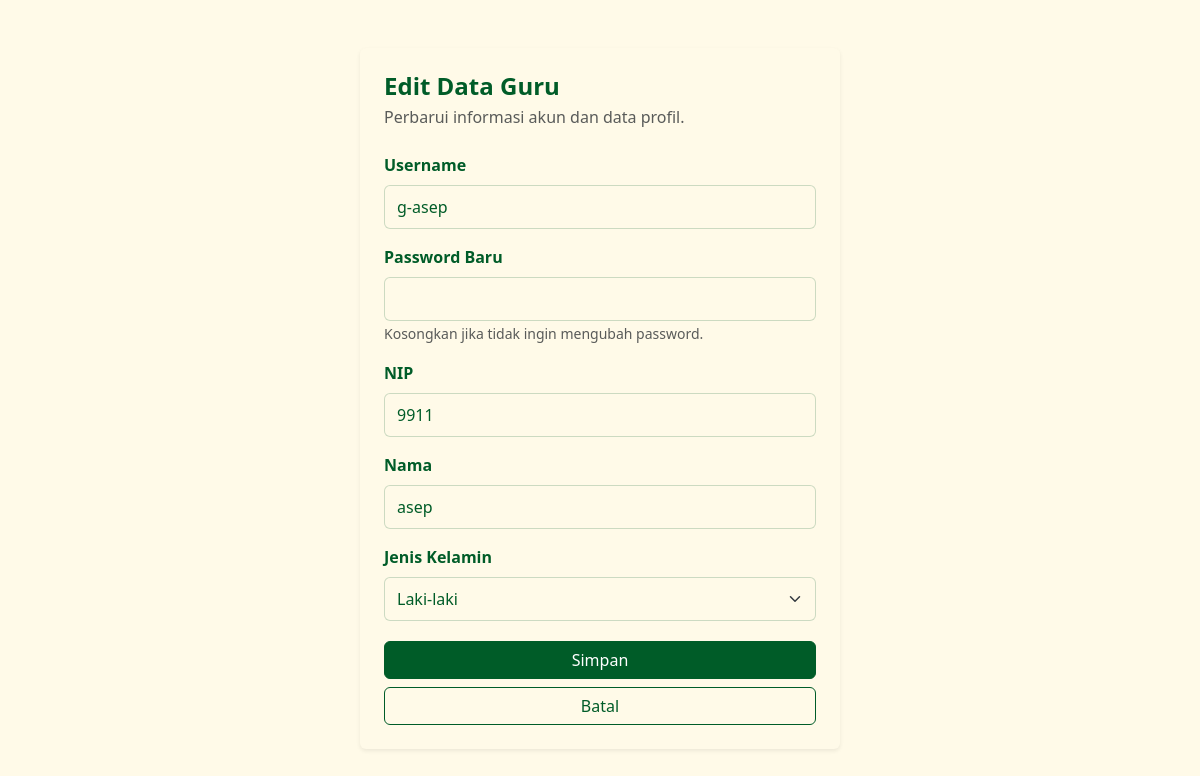
/edit/edit_user.php?id=3, run on the app's committed database.
### tables this page shows
CREATE TABLE `users` (
  `id` int(11) NOT NULL,
  `username` varchar(50) NOT NULL,
  `password` varchar(255) NOT NULL,
  `role` enum('admin','guru','siswa') NOT NULL,
  `created_at` timestamp NOT NULL DEFAULT current_timestamp() ON UPDATE current_timestamp()
);

CREATE TABLE `guru` (
  `id` int(11) NOT NULL,
  `nip` varchar(20) NOT NULL,
  `nama` varchar(100) NOT NULL,
  `jenis_kelamin` enum('L','P') NOT NULL,
  `user_id` int(11) NOT NULL
);

### edit/edit_user.php (the view, shortened to what this page needs)
<?php
require_once __DIR__ . "/../navbar/koneksi.php";
$isProfileEdit = ($_GET['from'] ?? '') === 'profile';
if ($isProfileEdit) {
    if (empty($_SESSION['user_id'])) {
        header("Location: ../login%20dkk/login.php");
        exit;
    }
    $id = (int) $_SESSION['user_id'];
} else {
    $id = $_GET['id'] ?? '';
}
$id = (int) $id;
$statement = mysqli_prepare($koneksi, "SELECT id, username, role FROM users WHERE id = ?");
mysqli_stmt_bind_param($statement, "i", $id);
mysqli_stmt_execute($statement);
$user = mysqli_fetch_assoc(mysqli_stmt_get_result($statement));
$role = $user['role'];
$formAction = $isProfileEdit ? 'aksi_edit.php?from=profile' : 'aksi_edit.php';
$cancelUrl = $isProfileEdit ? '../navbar/profile.php' : '../tabel/tabel.php';
if ($role == 'siswa') {
    $statement = mysqli_prepare($koneksi, "SELECT nis, nama, kelas, jenis_kelamin FROM siswa WHERE user_id = ?");
    mysqli_stmt_bind_param($statement, "i", $id);
    mysqli_stmt_execute($statement);
    $data = mysqli_fetch_assoc(mysqli_stmt_get_result($statement)) ?: [];
    mysqli_stmt_close($statement);
} elseif ($role == 'guru') {
    $statement = mysqli_prepare($koneksi, "SELECT nip, nama, jenis_kelamin FROM guru WHERE user_id = ?");
    mysqli_stmt_bind_param($statement, "i", $id);
    mysqli_stmt_execute($statement);
    $data = mysqli_fetch_assoc(mysqli_stmt_get_result($statement)) ?: [];
}
?>
<!DOCTYPE html>
<html lang="id">
<head>
    <link
        href="https://cdn.jsdelivr.net/npm/bootstrap@5.3.3/dist/css/bootstrap.min.css"
        rel="stylesheet"
    >
    <link href="../css/theme.css" rel="stylesheet">
</head>
<body class="bg-light">
<div class="container py-5">
    <div class="card shadow-sm form-shell">
        <div class="card-body p-4">
            <h3 class="form-title">
                Edit Data <?= ucfirst($role) ?>
            </h3>
            <p class="text-muted form-description">Perbarui informasi akun dan data profil.</p>
            <?php if ($role == 'siswa') { ?>
            <form action="<?= $formAction ?>" method="POST">
                <input type="hidden" name="id" value="<?= $id ?>">
                <div class="mb-3">
                    <label class="form-label">Username</label>
                    <input
                        type="text"
                        name="username"
                        class="form-control"
                        value="<?= $user['username'] ?>"
                        required
                    >
                </div>
                <div class="mb-3">
                    <label class="form-label">Password Baru</label>
                    <input
                        type="password"
                        name="password"
                        class="form-control"
                    >
                    <small class="text-muted">
                        Kosongkan jika tidak ingin mengubah password.
                    </small>
                </div>
                <div class="mb-3">
                    <label class="form-label">NIS</label>
                    <input
                        type="text"
                        name="nis"
                        class="form-control"
                        value="<?= $data['nis'] ?>"
                        required
                    >
                </div>
                <div class="mb-3">
                    <label class="form-label">Nama</label>
                    <input
                        type="text"
                        name="nama"
                        class="form-control"
                        value="<?= $data['nama'] ?>"
                        required
                    >
                </div>
                <div class="mb-3">
                    <label class="form-label">Kelas</label>
                    <input
                        type="text"
                        name="kelas"
                        class="form-control"
                        value="<?= $data['kelas'] ?>"
                        required
                    >
                </div>
                <div class="mb-3">
                    <label class="form-label">Jenis Kelamin</label>
                    <select name="jenis_kelamin" class="form-select" required>
                        <option value="L"
                            <?= $data['jenis_kelamin'] == 'L' ? 'selected' : '' ?>>
                            Laki-laki
                        </option>
                        <option value="P"
                            <?= $data['jenis_kelamin'] == 'P' ? 'selected' : '' ?>>
                            Perempuan
                        </option>
                    </select>
                </div>
                <div class="form-actions">
                    <button class="btn btn-primary">Simpan</button>
                    <a href="<?= $cancelUrl ?>" class="btn btn-secondary">Batal</a>
                </div>
            </form>
            <?php } elseif ($role == 'guru') { ?>
            <form action="<?= $formAction ?>" method="POST">
                <div class="mb-3">
                    <label class="form-label">Username</label>
                    <input
                        type="text"
                        name="username"
                        class="form-control"
                        value="<?= $user['username'] ?>"
                        required
                    >
                </div>
                <div class="mb-3">
                    <label class="form-label">Password Baru</label>
                    <input
                        type="password"
                        name="password"
                        class="form-control"
                    >
                    <small class="text-muted">
                        Kosongkan jika tidak ingin mengubah password.
                    </small>
                </div>
                <div class="mb-3">
                    <label class="form-label">NIP</label>
                    <input
                        type="text"
                        name="nip"
                        class="form-control"
                        value="<?= $data['nip'] ?>"
                        required
                    >
                </div>
                <div class="mb-3">
                    <label class="form-label">Nama</label>
                    <input
                        type="text"
                        name="nama"
                        class="form-control"
                        value="<?= $data['nama'] ?>"
                        required
                    >
                </div>
                <div class="mb-3">
                    <label class="form-label">Jenis Kelamin</label>
                    <select name="jenis_kelamin" class="form-select" required>
                        <option value="L"
                            <?= $data['jenis_kelamin'] == 'L' ? 'selected' : '' ?>>
                            Laki-laki
                        </option>
                    </select>
                </div>
                <div class="form-actions">
                    <button class="btn btn-primary">Simpan</button>
                    <a href="<?= $cancelUrl ?>" class="btn btn-secondary">Batal</a>
                </div>
            </form>
            <?php } ?>
        </div>
    </div>
</div>
</body>
</html>

### css/theme.css (style rules this page uses)
:root { --theme-cream: #fffae8; --theme-green: #005c28; --theme-coral: #f9533c; --bs-primary: var(--theme-green); --bs-primary-rgb: 0, 92, 40; --bs-success: var(--theme-green); --bs-success-rgb: 0, 92, 40; --bs-danger: var(--theme-coral); --bs-danger-rgb: 249, 83, 60; --bs-warning: var(--theme-coral); --bs-warning-rgb: 249, 83, 60; --bs-body-bg: var(--theme-cream); --bs-body-color: var(--theme-green); --bs-link-color: var(--theme-green); --bs-link-hover-color: var(--theme-coral); --bs-border-color: rgba(0, 92, 40, .2); }
body { background-color: var(--theme-cream); color: var(--theme-green); }
.bg-light, .bg-white { background-color: var(--theme-cream) !important; }
.btn-primary, .btn-success { --bs-btn-bg: var(--theme-green); --bs-btn-border-color: var(--theme-green); --bs-btn-hover-bg: #00491f; --bs-btn-hover-border-color: #00491f; --bs-btn-active-bg: #003d1a; --bs-btn-active-border-color: #003d1a; }
.btn-secondary { --bs-btn-color: var(--theme-green); --bs-btn-bg: transparent; --bs-btn-border-color: var(--theme-green); --bs-btn-hover-color: var(--theme-cream); --bs-btn-hover-bg: var(--theme-green); --bs-btn-hover-border-color: var(--theme-green); }
.card { --bs-card-bg: var(--theme-cream); }
.form-shell { width: 100%; max-width: 30rem; margin-inline: auto; border: 0; }
.form-shell .card-body { padding: 1.5rem; }
.form-shell .form-title { margin-bottom: .25rem; font-size: 1.5rem; font-weight: 700; }
.form-shell .form-description { margin-bottom: 1.5rem; }
.form-shell .form-label { display: block; margin-bottom: .5rem; font-weight: 600; }
.form-shell .form-control, .form-shell .form-select { min-height: 2.75rem; }
.form-shell .form-actions { display: grid; gap: .5rem; margin-top: 1.25rem; }
.form-shell .form-actions .btn { width: 100%; }

### data on the page
users: role "Guru", username "g-asep"
guru: nip "9911", nama "asep", jenis_kelamin "Laki-laki"
